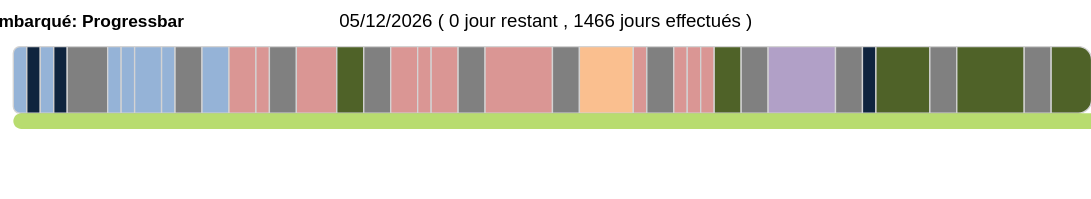

Vega-Lite specification stored for this chart:
### Vega specification from a JSON file in a GitHub repository (floating-point values rounded to 4 significant figures)
{"$schema": "https://vega.github.io/schema/vega/v5.json", "width": 800, "height": 130, "padding": 10, "title": {"text": "Formation C/C++ Embarqué: Progressbar"}, "signals": [{"name": "currentDate", "update": "now()"}, {"name": "currentDay", "update": "date(currentDate)"}, {"name": "currentMonth", "update": "month(currentDate)"}, {"name": "currentYear", "update": "year(currentDate)"}, {"name": "today", "update": "utc(currentYear, currentMonth, currentDay)"}, {"name": "startDate", "update": "utc(2022,10,7)"}, {"name": "endDate", "update": "utc(2023,0,25)"}, {"name": "days", "update": "utcSequence('day', startDate, utcOffset('day', endDate))"}, {"name": "module", "update": "data('currentModule')[0]"}, {"name": "daysRemaining", "update": "length(utcSequence('day', today, utcOffset('day',endDate))) - (length(data('joursReposFuturs'))>0?data('joursReposFuturs')[0].total:0)"}, {"name": "daysAchieved", "update": "length(utcSequence('day', startDate, utcOffset('day',today))) - (length(data('joursReposPasses'))>0?data('joursReposPasses')[0].total:0) - 1"}, {"name": "progressPercent", "update": "min(1,scale('x',today)/width)"}], "data": [{"name": "dates", "format": {"parse": {"debut": "utc:%Y-%m-%d", "fin": "utc:%Y-%m-%d"}}, "values": [{"debut": "2022-11-7", "fin": "2022-11-7", "module": "Algorithmie", "code": 9601, "type": "Environnement", "enseignant": "Didier Razon"}, {"debut": "2022-11-8", "fin": "2022-11-8", "module": "Rôle et comportement du consultant", "code": 6480, "type": "Comportement", "enseignant": "Sylvie Deprez"}, {"debut": "2022-11-9", "fin": "2022-11-9", "module": "Algorithmie", "code": 8082, "type": "Environnement", "enseignant": "Didier Razon"}, {"debut": "2022-11-10", "fin": "2022-11-10", "module": "Rôle et comportement du consultant", "code": 3930, "type": "Comportement", "enseignant": "Sylvie Deprez"}, {"debut": "2022-11-11", "fin": "2022-11-13", "module": "Week-end", "code": 0, "type": "Repos", "enseignant": ""}, {"debut": "2022-11-14", "fin": "2022-11-14", "module": "Présentation Linux", "code": 2467, "type": "Environnement", "enseignant": "Steeve Assous"}, {"debut": "2022-11-15", "fin": "2022-11-15", "module": "Commandes Linux", "code": 7591, "type": "Environnement", "enseignant": "Steeve Assous"}, {"debut": "2022-11-16", "fin": "2022-11-17", "module": "Shell Script", "code": 4980, "type": "Environnement", "enseignant": "Steeve Assous"}, {"debut": "2022-11-18", "fin": "2022-11-18", "module": "Administration Linux", "code": 1797, "type": "Environnement", "enseignant": "Marc Brayer"}, {"debut": "2022-11-19", "fin": "2022-11-20", "module": "Week-end", "code": 0, "type": "Repos", "enseignant": ""}, {"debut": "2022-11-21", "fin": "2022-11-22", "module": "Administration Linux", "code": 1797, "type": "Environnement", "enseignant": "Marc Brayer"}, {"debut": "2022-11-23", "fin": "2022-11-24", "module": "GIT", "code": 2190, "type": "Développement", "enseignant": "Steeve Assous"}, {"debut": "2022-11-25", "fin": "2022-11-25", "module": "Programmation C", "code": 9443, "type": "Développement", "enseignant": "Steeve Assous"}, {"debut": "2022-11-26", "fin": "2022-11-27", "module": "Week-end", "code": 0, "type": "Repos", "enseignant": ""}, {"debut": "2022-11-28", "fin": "2022-11-30", "module": "Programmation C", "code": 9443, "type": "Développement", "enseignant": "Steeve Assous"}, {"debut": "2022-12-01", "fin": "2022-12-02", "module": "Projet C", "code": 7509, "type": "Projet", "enseignant": "Steeve Assous"}, {"debut": "2022-12-03", "fin": "2022-12-04", "module": "Week-end", "code": 0, "type": "Repos", "enseignant": ""}, {"debut": "2022-12-05", "fin": "2022-12-06", "module": "Introduction au processus de test dans le développement logiciel", "code": 6096, "type": "Développement", "enseignant": "Khouloud Mejdoub"}, {"debut": "2022-12-07", "fin": "2022-12-07", "module": "Dev. Open Source", "code": 7468, "type": "Développement", "enseignant": "Steeve Assous"}, {"debut": "2022-12-08", "fin": "2022-12-09", "module": "C Vers C++ 11", "code": 4332, "type": "Développement", "enseignant": "Steeve Assous"}, {"debut": "2022-12-10", "fin": "2022-12-11", "module": "Week-end", "code": 0, "type": "Repos", "enseignant": ""}, {"debut": "2022-12-12", "fin": "2022-12-16", "module": "C Vers C++ 11", "code": 4332, "type": "Développement", "enseignant": "Steeve Assous"}, {"debut": "2022-12-17", "fin": "2022-12-18", "module": "Week-end", "code": 0, "type": "Repos", "enseignant": ""}, {"debut": "2022-12-19", "fin": "2022-12-22", "module": "Temps Réel", "code": 6944, "type": "Temps Réel", "enseignant": "Albert Pais"}, {"debut": "2022-12-23", "fin": "2022-12-23", "module": "C Vers C++ 11", "code": 9142, "type": "Développement", "enseignant": "Steeve Assous"}, {"debut": "2022-12-24", "fin": "2022-12-25", "module": "Week-end", "code": 0, "type": "Repos", "enseignant": ""}, {"debut": "2022-12-26", "fin": "2022-12-26", "module": "C Vers C++ 11", "code": 9142, "type": "Développement", "enseignant": "Steeve Assous"}, {"debut": "2022-12-27", "fin": "2022-12-27", "module": "Sqlite", "code": 5512, "type": "Développement", "enseignant": "Steeve Assous"}, {"debut": "2022-12-28", "fin": "2022-12-28", "module": "Debug", "code": 1202, "type": "Développement", "enseignant": "Steeve Assous"}, {"debut": "2022-12-29", "fin": "2022-12-30", "module": "Projet C++", "code": 1893, "type": "Projet", "enseignant": "Steeve Assous"}, {"debut": "2022-12-31", "fin": "2023-01-01", "module": "Week-end", "code": 0, "type": "Repos", "enseignant": ""}, {"debut": "2023-01-02", "fin": "2023-01-06", "module": "Linux Embarqué", "code": 2688, "type": "Embarqué", "enseignant": "Marc Brayer"}, {"debut": "2023-01-07", "fin": "2023-01-08", "module": "Week-end", "code": 0, "type": "Repos", "enseignant": ""}, {"debut": "2023-01-09", "fin": "2023-01-09", "module": "Présenter ses nouvelles compétences", "code": 3426, "type": "Comportement", "enseignant": "Sylvie Deprez"}, {"debut": "2023-01-10", "fin": "2023-01-13", "module": "Projet Final & Soutenance", "code": 2139, "type": "Projet", "enseignant": "Steeve Assous"}, {"debut": "2023-01-14", "fin": "2023-01-15", "module": "Week-end", "code": 0, "type": "Repos", "enseignant": ""}, {"debut": "2023-01-16", "fin": "2023-01-20", "module": "Projet Final & Soutenance", "code": 2139, "type": "Projet", "enseignant": "Steeve Assous"}, {"debut": "2023-01-21", "fin": "2023-01-22", "module": "Week-end", "code": 0, "type": "Repos", "enseignant": ""}, {"debut": "2023-01-23", "fin": "2023-01-25", "module": "Projet Final & Soutenance", "code": 2139, "type": "Projet", "enseignant": "Steeve Assous"}], "transform": [{"type": "formula", "expr": "time(datum.debut)", "as": "debut"}, {"type": "formula", "expr": "time(datum.fin)", "as": "fin"}]}, {"name": "currentModule", "source": "dates", "transform": [{"type": "filter", "expr": "datum.debut<=today && datum.fin>=today"}]}, {"name": "joursReposFuturs", "source": "dates", "transform": [{"type": "filter", "expr": "datum.type==='Repos' && today <= datum.fin"}, {"type": "formula", "expr": "length(utcSequence('day', (today>datum.debut ? today : datum.debut), utcOffset('day',datum.fin)))", "as": "nb"}, {"type": "aggregate", "fields": ["nb"], "ops": ["sum"], "as": ["total"]}]}, {"name": "joursReposPasses", "source": "dates", "transform": [{"type": "filter", "expr": "datum.type==='Repos' && today > datum.debut"}, {"type": "formula", "expr": "length(utcSequence('day', (today<=datum.fin ? today : datum.debut), utcOffset('day',datum.fin)))", "as": "nb"}, {"type": "aggregate", "fields": ["nb"], "ops": ["sum"], "as": ["total"]}]}], "scales": [{"name": "x", "type": "linear", "domain": {"data": "dates", "fields": ["debut", "fin"]}, "zero": false, "range": "width"}, {"name": "type", "type": "ordinal", "domain": {"data": "dates", "field": "type"}, "range": ["#95b3d7", "#0f243e", "gray", "#da9694", "#4f6228", "#fabf8f", "#b1a0c7"]}], "legends": [{"fill": "type", "direction": "horizontal", "orient": "bottom"}], "marks": [{"type": "rect", "from": {"data": "dates"}, "encode": {"enter": {"yc": {"value": 50}, "height": {"value": 50}, "x": {"field": "debut", "scale": "x"}, "x2": {"signal": "utcOffset('day',datum.fin)", "scale": "x"}, "cornerRadiusTopLeft": [{"test": "datum.debut === startDate", "value": 10}], "cornerRadiusBottomLeft": [{"test": "datum.fin === startDate", "value": 10}], "cornerRadiusTopRight": [{"test": "datum.fin === endDate", "value": 10}], "cornerRadiusBottomRight": [{"test": "datum.fin === endDate", "value": 10}], "stroke": {"value": "lightgray"}, "tooltip": {"signal": "{'module':datum.module, 'type':datum.type, 'code':datum.code, 'enseignant':datum.enseignant, 'début':timeFormat(datum.debut, '%d/%m'), 'fin':timeFormat(datum.fin , '%d/%m')}"}}, "update": {"fill": {"field": "type", "scale": "type"}}, "hover": {"fill": {"value": "greenyellow"}}}}, {"type": "rect", "name": "progress", "interactive": false, "encode": {"enter": {"y": {"value": 75}, "height": {"value": 12}, "x": {"signal": "startDate", "scale": "x"}, "x2": {"signal": "today", "scale": "x"}, "cornerRadius": {"value": 10}, "fill": {"value": "yellowGreen"}, "fillOpacity": {"value": 0.7}}}}, {"type": "text", "from": {"data": "progress"}, "interactive": false, "encode": {"enter": {"y": {"signal": "datum.y", "offset": 1}, "x": {"signal": "datum.width", "mult": 0.5}, "align": {"value": "center"}, "baseline": {"value": "top"}, "text": {"signal": "format(progressPercent, '.0%')"}}}}, {"type": "rect", "from": {"data": "currentModule"}, "interactive": false, "encode": {"enter": {"yc": {"value": 50}, "height": {"value": 60}, "x": {"signal": "today", "scale": "x"}, "x2": {"signal": "utcOffset('day',today)", "scale": "x"}, "cornerRadius": {"value": 10}, "fill": {"field": "type", "scale": "type"}}}}, {"type": "text", "encode": {"enter": {"yc": {"value": 10}, "xc": {"signal": "width", "mult": 0.5}, "align": {"value": "center"}, "fontSize": {"value": 14}, "text": {"signal": "timeFormat(today,'%d/%m/%Y')+' ( '+daysRemaining+' jour'+(daysRemaining>1?'s':'')+' restant , '+daysAchieved+' jour'+(daysAchieved>1?'s':'')+' effectué' +(daysAchieved>1?'s':'')+' )'"}}}}, {"type": "text", "encode": {"enter": {"yc": {"value": 100}, "x": {"signal": "width", "mult": 0.5}, "fontSize": {"value": 14}, "fontWeight": {"value": "bold"}, "align": {"value": "right"}, "text": [{"test": "module.type != 'Repos'", "value": ["Code:", "Module:", "Enseignant(e):"]}, {"value": "Module:"}]}}}, {"type": "text", "encode": {"enter": {"yc": {"value": 100}, "x": {"signal": "width", "mult": 0.5}, "fontSize": {"value": 14}, "align": {"value": "left"}, "text": [{"test": "module.type != 'Repos'", "signal": "[module.code, module.module, module.enseignant]"}, {"signal": "module.module"}]}}}]}
